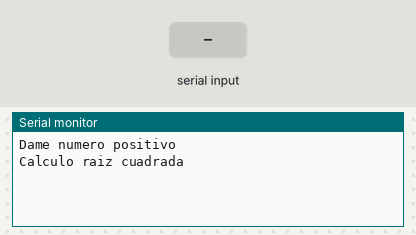
A sketch run on a simulated Arduino Uno, built with avr-gcc and run on an emulated ATmega328P. Parts: the last lines printed to the serial monitor. Inputs (shaded band) come from the test bench.

Above: at 1.2 s.
1.3 s: "90,45\n" received over Serial
At 2.1 s:
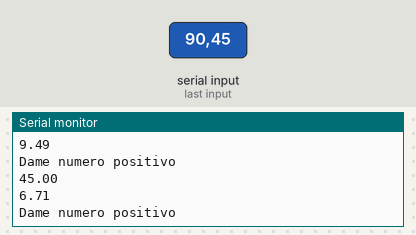
2.8 s: "30,150\n" received over Serial
At 4.6 s:
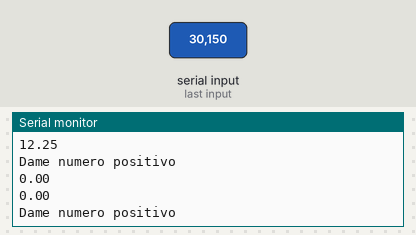
Timing chart, 0 to 6.1 s (numbered marks = the images above; inputs shaded):
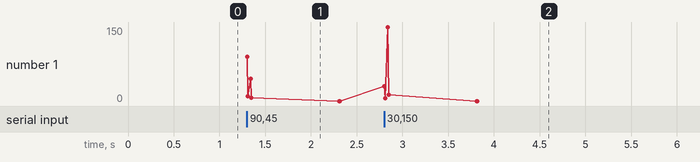

Measured:
- after the input at 1.3 s, the serial monitor: prints a new line at once (image 1)
- after the input at 2.8 s, the serial monitor: prints a new line at once (image 2)

The sketch:

arduino.72.raizcuadradonumpositivo.ino
```cpp
int condicion = 0;  //control de flujo
float n = 0;        //declaracion variable n

void setup() {

  Serial.begin(9600); //velocidad serial 9600
  Serial.println("Dame numero positivo ");
  Serial.println("Calculo raiz cuadrada ");

}

void loop() { //repite continuamente

  while (condicion == 0) {  //condicion inicial

    if (Serial.available() > 0) { //si dato en serial entra
      n = Serial.parseFloat(); //entra entero como float
      Serial.println(n);    //muestra valor de n
      if (n < 0) {          //si es negativo error
        Serial.println("Error dato negativo, introducir dato positivo");
        condicion = 0;
      }
      else {                //si no salir de bucle
        condicion = 1;        //sale de condicion
      }
    }

  }

  float rc = sqrt(n);
  Serial.println(rc);
  Serial.println("Dame numero positivo ");
  condicion = 0;

}
```
